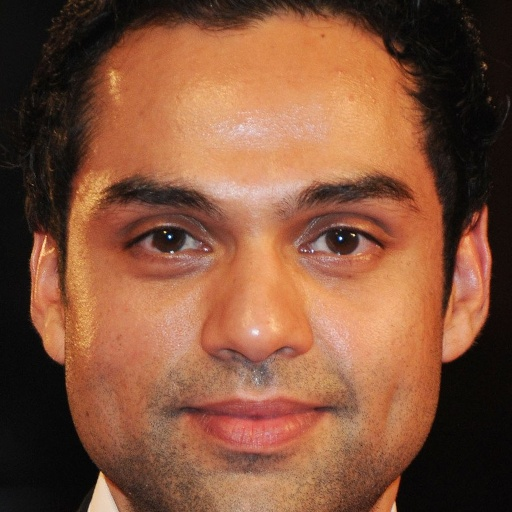
#> input picture faces/actors/abhay_deol/reference.jpg, 512 x 512 px
$ python -i studio_lighting.py   (imports and definitions only)
#> lines starting #> are read from the running program, lines starting #| are printed output that depends on the picture; after the words box and inside, x2 and y2 are one past the last pixel; in counts of white or black regions, pixels touching at a corner belong together
### src/utils/logger.py
"""
Structured Logging Module for Real-Time AI Face Swap Application.
"""

import os
import sys
import logging
from typing import Optional

_LOGGERS = {}
DEFAULT_LOG_FORMAT = "[%(asctime)s] [%(levelname)s] [%(name)s]: %(message)s"
DATE_FORMAT = "%Y-%m-%d %H:%M:%S"


# [24 lines left out: function setup_logging, not called in this run]


def get_logger(name: str = "FaceSwapApp") -> logging.Logger:
    """Returns a named logger instance with standardized formatting."""
#> further down, picture is the input picture: shape (512, 512, 3); mean B, G, R 59, 83.8, 131.6
    if name not in _LOGGERS:
        logger = logging.getLogger(name)
        if not logger.handlers and not logging.getLogger().handlers:
            # Fallback initialization if setup_logging hasn't been called
            handler = logging.StreamHandler(sys.stdout)
            handler.setFormatter(logging.Formatter(DEFAULT_LOG_FORMAT, datefmt=DATE_FORMAT))
            logger.addHandler(handler)
            logger.setLevel(logging.INFO)
        _LOGGERS[name] = logger
    return _LOGGERS[name]

### src/processing/studio_lighting.py
"""
Virtual Portrait Studio Lighting & Edge Rim Light Engine (Phase 17).
Simulates 3-point portrait studio illumination, directional edge rim lighting,
and subtle background separation contrast for Hollywood cinematic depth.
"""

from typing import Dict, Any, Optional, Tuple
import cv2
import numpy as np

from src.utils.logger import get_logger

logger = get_logger("StudioLighting")


class StudioLightingBackdropEngine:
    """
    Renders professional 3-point studio lighting, high-angle hair rim kicks,
    and background luminance attenuation around the transformed facial subject.
    """

    COLOR_PRESETS = {
        "warm_gold": (120, 195, 255),       # BGR: Golden amber studio spotlight
        "cool_cyan": (255, 225, 110),       # BGR: Cool daylight / sci-fi rim
        "neon_magenta": (220, 80, 235),     # BGR: Cyberpunk / synthwave neon
        "neutral_white": (245, 245, 245),   # BGR: Balanced 5500K studio strobe
        "sunset_orange": (80, 150, 255),    # BGR: Deep golden hour rim
    }

    def __init__(
        self,
        default_rim_intensity: float = 0.50,
        default_rim_thickness: int = 3,
        default_rim_color: str = "warm_gold",
        default_backdrop_dim: float = 0.15,
    ):
        self.rim_intensity: float = float(np.clip(default_rim_intensity, 0.0, 1.0))
        self.rim_thickness: int = max(1, min(10, int(default_rim_thickness)))
        self.rim_color_name: str = default_rim_color
        self.backdrop_dim: float = float(np.clip(default_backdrop_dim, 0.0, 0.60))

        self._last_metrics: Dict[str, Any] = {
            "applied": False,
            "rim_intensity": self.rim_intensity,
            "rim_color": self.rim_color_name,
            "backdrop_dim": self.backdrop_dim,
        }

    def set_config(
        self,
        rim_intensity: Optional[float] = None,
        rim_thickness: Optional[int] = None,
        rim_color: Optional[str] = None,
        backdrop_dim: Optional[float] = None,
    ) -> None:
        """Dynamically tunes studio lighting parameters."""
        if rim_intensity is not None:
            self.rim_intensity = float(np.clip(rim_intensity, 0.0, 1.0))
        if rim_thickness is not None:
            self.rim_thickness = max(1, min(10, int(rim_thickness)))
        if rim_color is not None:
            clean_col = rim_color.strip().lower()
            if clean_col in self.COLOR_PRESETS or clean_col == "ambient_adaptive":
                self.rim_color_name = clean_col
            else:
                logger.warning(f"Unknown studio rim color '{rim_color}', defaulting to warm_gold.")
                self.rim_color_name = "warm_gold"
        if backdrop_dim is not None:
            self.backdrop_dim = float(np.clip(backdrop_dim, 0.0, 0.60))

    def _resolve_color_bgr(self, frame: np.ndarray, mask: Optional[np.ndarray] = None) -> np.ndarray:
        """Returns the BGR 3-element float array for the active rim light color."""
        if self.rim_color_name == "ambient_adaptive":
            if mask is not None and frame is not None:
                bg_mask = (mask < 0.2).astype(np.uint8)
                if cv2.countNonZero(bg_mask) > 100:
                    mean_bg = cv2.mean(frame, mask=bg_mask)[:3]
                    # Brighten and slightly saturate ambient color
                    col = np.array(mean_bg, dtype=np.float32) * 1.5
                    return np.clip(col, 50.0, 255.0)
            return np.array([200.0, 200.0, 200.0], dtype=np.float32)

        preset = self.COLOR_PRESETS.get(self.rim_color_name, self.COLOR_PRESETS["warm_gold"])
        return np.array(preset, dtype=np.float32)

    def apply_studio_lighting(
        self,
        frame: np.ndarray,
        mask: Optional[np.ndarray] = None,
        landmarks: Optional[np.ndarray] = None,
        intensity: Optional[float] = None,
        thickness: Optional[int] = None,
        color_name: Optional[str] = None,
        backdrop_dim: Optional[float] = None,
    ) -> Tuple[np.ndarray, Dict[str, Any]]:
        """
        Applies studio rim lighting and backdrop attenuation to frame.
        Can be applied either on the aligned crop or on full frame with mask.
        """
        eff_intensity = self.rim_intensity if intensity is None else float(np.clip(intensity, 0.0, 1.0))
        eff_thickness = self.rim_thickness if thickness is None else max(1, min(10, int(thickness)))
        eff_dim = self.backdrop_dim if backdrop_dim is None else float(np.clip(backdrop_dim, 0.0, 0.60))

        if color_name is not None:
            self.set_config(rim_color=color_name)

        if frame is None or frame.size == 0 or (eff_intensity <= 0.01 and eff_dim <= 0.01):
            return frame, {"applied": False}

        h, w = frame.shape[:2]
#> h = 512; w = 512
        output = frame.copy()

        # If no explicit mask is provided, generate a smooth foreground boundary from frame center / landmarks
        if mask is None:
            mask_u8 = np.zeros((h, w), dtype=np.uint8)
            if landmarks is not None and len(landmarks) >= 5:
                pts = np.int32(landmarks[:, :2])
                hull = cv2.convexHull(pts)
                cv2.fillConvexPoly(mask_u8, hull, 255)
            else:
                # Ellipse around center
                center = (w // 2, h // 2)
#> center = (256, 256)
                axes = (int(w * 0.35), int(h * 0.45))
#> axes = (179, 230)
                cv2.ellipse(mask_u8, center, axes, 0, 0, 360, 255, -1)
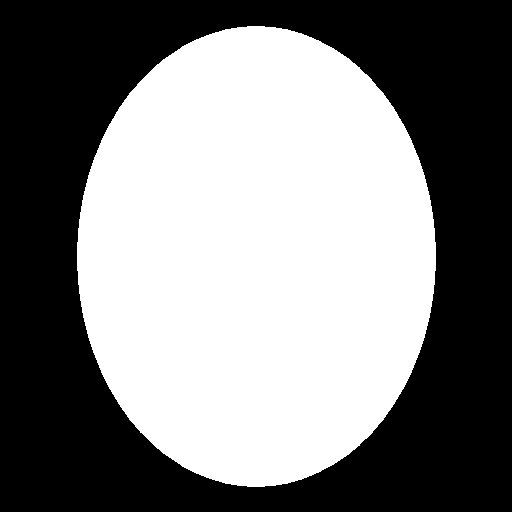
#> mask_u8: shape (512, 512); 49.5% white; 1 white region, box (x1, y1, x2, y2) and area: (77, 26, 436, 487) 129835
            mask_float = cv2.GaussianBlur(mask_u8.astype(np.float32) / 255.0, (21, 21), 0)
        else:
            if mask.dtype != np.float32:
                mask_float = mask.astype(np.float32) / (255.0 if mask.max() > 1.0 else 1.0)
            else:
                mask_float = mask
            if mask_float.shape[:2] != (h, w):
                mask_float = cv2.resize(mask_float, (w, h))

        # 1. Background Attenuation & Isolation
        if eff_dim > 0.01:
            bg_factor = 1.0 - (eff_dim * (1.0 - np.clip(mask_float, 0.0, 1.0)))
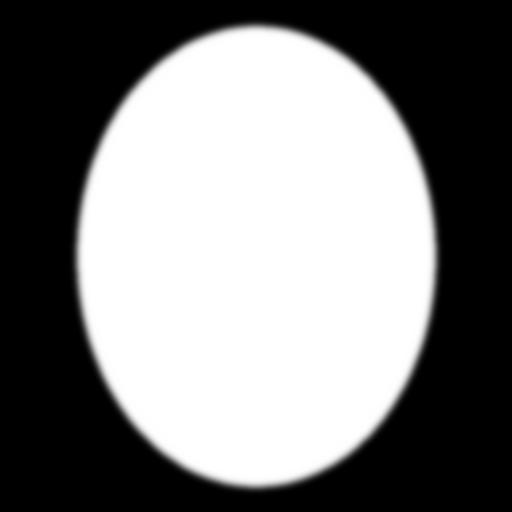
#> mask_float: shape (512, 512) float32; min 0, max 1, mean 0.495
            if output.ndim == 3:
                bg_factor = bg_factor[:, :, np.newaxis]
            output = np.clip(output.astype(np.float32) * bg_factor, 0.0, 255.0).astype(np.uint8)
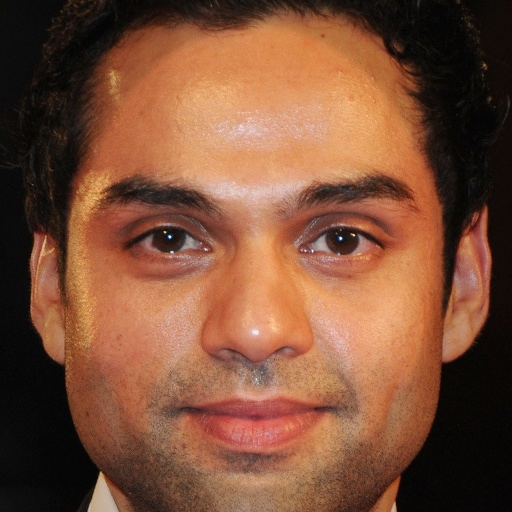
#> output: shape (512, 512, 3); mean B, G, R 56.3, 80, 125.7

        # 2. Edge Rim Light Extraction & Synthesis
        if eff_intensity > 0.01:
            bin_mask = (mask_float > 0.35).astype(np.uint8) * 255
            ksize = max(3, eff_thickness * 2 + 1)
            kernel = cv2.getStructuringElement(cv2.MORPH_ELLIPSE, (ksize, ksize))
            dilated = cv2.dilate(bin_mask, kernel, iterations=1)
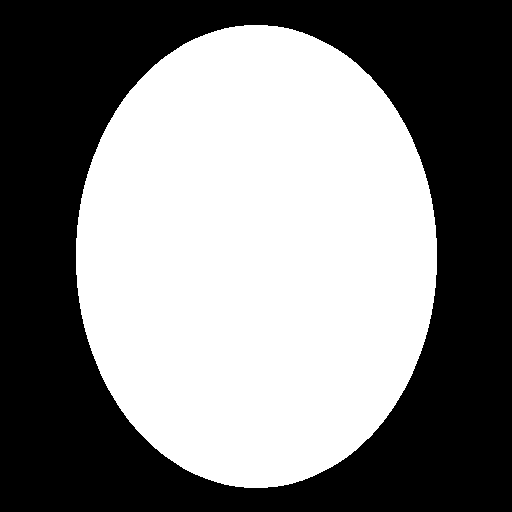
#> bin_mask: shape (512, 512); 50.2% white; 1 black region, box (x1, y1, x2, y2) and area: (0, 0, 512, 512) 130626
            eroded = cv2.erode(bin_mask, kernel, iterations=1)
            rim_boundary = cv2.subtract(dilated, eroded)
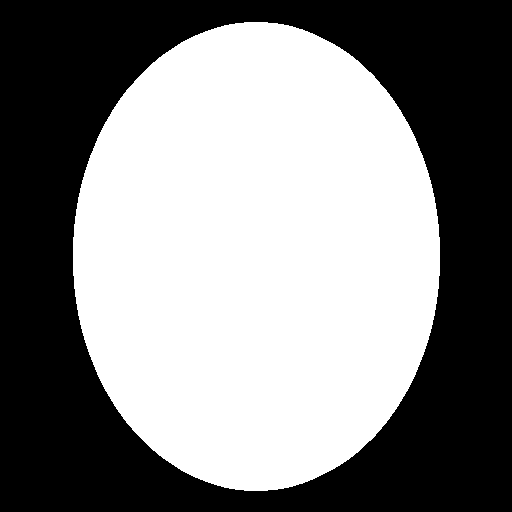
#> dilated: shape (512, 512); 51.7% white; 1 black region, box (x1, y1, x2, y2) and area: (0, 0, 512, 512) 126714

            # Smooth edge transition
            blur_size = max(3, (ksize // 2) * 2 + 1)
            rim_gradient = cv2.GaussianBlur(rim_boundary.astype(np.float32) / 255.0, (blur_size, blur_size), 0)

            # High-angle directional weighting (favor upper rim & lateral hair highlights)
            y_indices = np.linspace(1.2, 0.7, h, dtype=np.float32)[:, np.newaxis]
            directional_weight = np.repeat(y_indices, w, axis=1)
            rim_weight = np.clip(rim_gradient * directional_weight * eff_intensity, 0.0, 1.0)

            rim_color = self._resolve_color_bgr(frame, mask_float)
#> rim_color = [120, 195, 255]

            # Screen blending for soft glow: Result = 1 - (1 - A)(1 - B)
            # Scaled additive light kick
            out_float = output.astype(np.float32)
            for c in range(3):
                added_light = rim_weight * rim_color[c]
                out_float[:, :, c] = np.clip(out_float[:, :, c] + added_light * 0.85, 0.0, 255.0)
#> this loop made 3 passes
#> pass 1, in apply_studio_lighting, `added_light = rim_weight * rim_color[c]`:
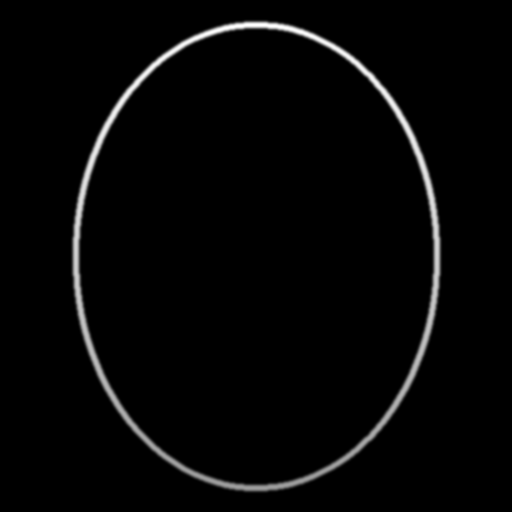
#> added_light: shape (512, 512) float32; min 0, max 68.39, mean 1.7; drawn with min black and max white
#> after the loop:
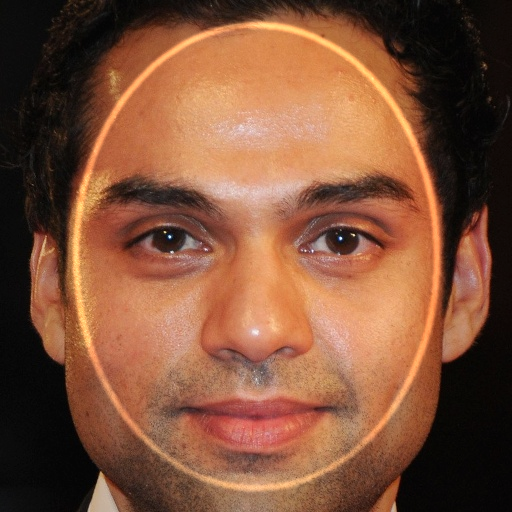
#> out_float: shape (512, 512, 3) float32; mean B, G, R 57.8, 82.4, 128.3

            output = out_float.astype(np.uint8)

        metrics = {
            "applied": True,
            "rim_intensity": eff_intensity,
            "rim_thickness": eff_thickness,
            "rim_color": self.rim_color_name,
            "backdrop_dim": eff_dim,
        }
        self._last_metrics = metrics
        return output, metrics

    def get_telemetry(self) -> Dict[str, Any]:
        """Returns current studio lighting telemetry."""
        return {
            "rim_intensity": self.rim_intensity,
            "rim_thickness": self.rim_thickness,
            "rim_color": self.rim_color_name,
            "backdrop_dim": self.backdrop_dim,
            "available_colors": list(self.COLOR_PRESETS.keys()) + ["ambient_adaptive"],
            "last_applied": self._last_metrics.get("applied", False),
        }

>>> import cv2
>>> picture = cv2.imread('../../faces/actors/abhay_deol/reference.jpg')
>>> result = StudioLightingBackdropEngine().apply_studio_lighting(picture)
